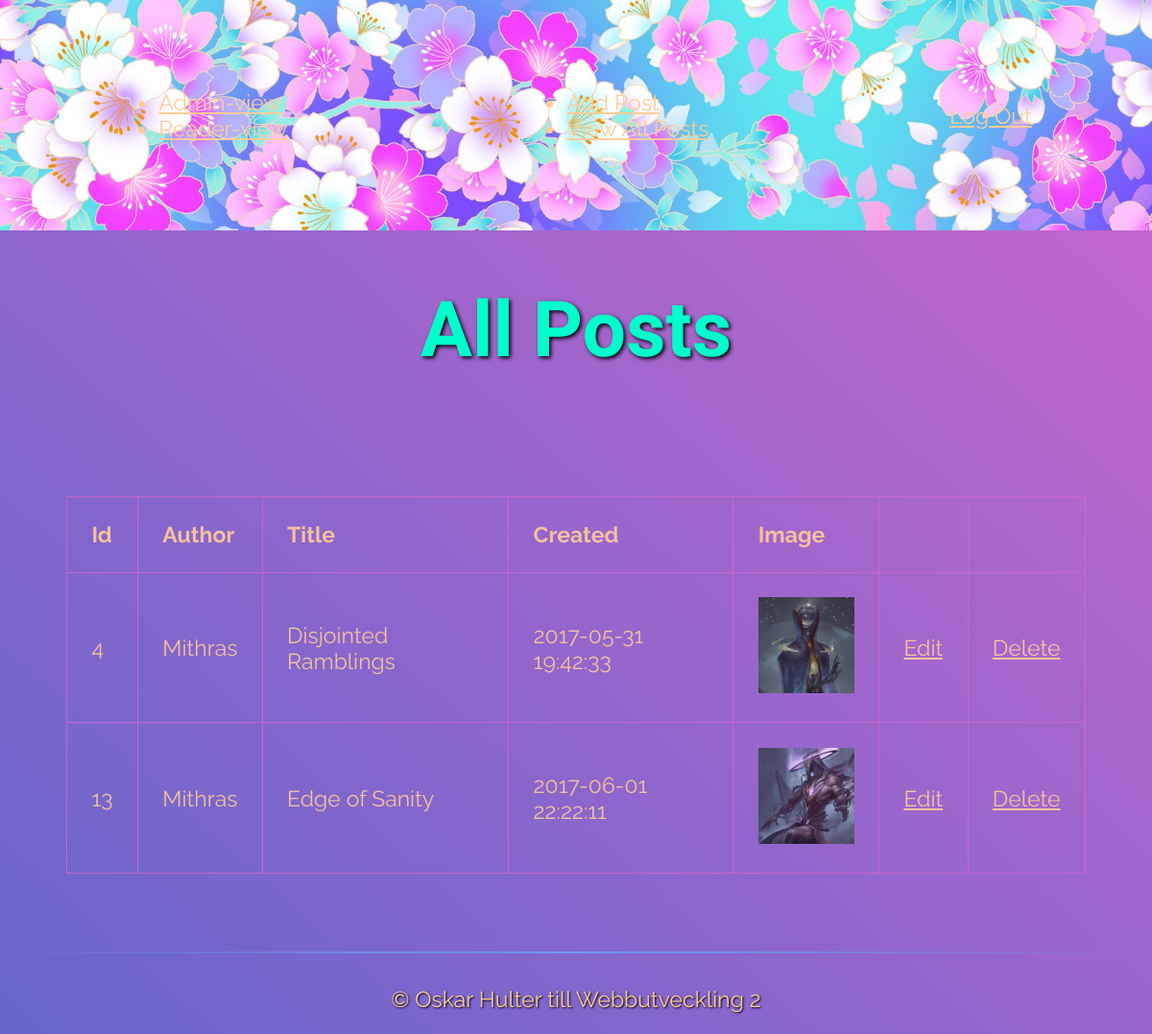
The page /admin/posts.php (signed in) on the database its author committed.
### tables this page shows
CREATE TABLE `post` (
  `id` int(11) NOT NULL,
  `title` varchar(255) NOT NULL,
  `text` text NOT NULL,
  `created` timestamp NOT NULL DEFAULT CURRENT_TIMESTAMP,
  `pageId` int(11) NOT NULL,
  `author` varchar(255) NOT NULL,
  `image` text NOT NULL
);

### admin/functions.php (called while the page is built, shortened)
<?php
function escape($string)
{
    global $connection;
    return mysqli_real_escape_string($connection, trim($string));
}

### admin/includes/view_all_posts.php (the view, shortened to what this page needs)
<div class="content-container">
    <div class="content-box">
        <h1>
            All Posts
        </h1>
    </div>
    <div class="content-box">
        <table>
            <thead>
                <tr>
                    <th>Id</th>
                    <th>Author</th>
                    <th>Title</th>
                    <th>Created</th>
                    <th>Image</th>
                    <th></th>
                    <th></th>
                </tr>
            </thead>
            <tbody>
                <?php
                        $userNameQuery = $_SESSION['username'];
                        $query = "SELECT * FROM post WHERE author = '$userNameQuery'";
                        $select_posts = mysqli_query($connection, $query);
                        while($row = mysqli_fetch_assoc($select_posts)) {
                            $id = escape($row['id']);
                            $author = escape($row['author']);
                            $title = escape($row['title']);
                            $created = escape($row['created']);
                            $image = escape($row['image']);
                            echo "<tr>";
                            echo "<td>$id</td>";
                            echo "<td>$author</td>";
                            echo "<td>$title</td>";
                            echo "<td>$created</td>";
                            echo "<td><img width='100' src='../img/$image' alt='post image'></td>";
                            echo "<td><a href='posts.php?source=edit_post&p_id={$id}'>Edit</a></td>";
                            echo "<td><a href='posts.php?delete={$id}'>Delete</a></td>";
                            echo "</tr>";
                        }
                    ?>
            </tbody>
        </table>
    </div>
</div>

### admin/includes/header.php (shortened to what this page needs)
<?php include "../includes/db.php" ?>
<?php include "functions.php" ?>
<!DOCTYPE html>
<html lang="en">
<head>
    <link href="css/style.css" rel="stylesheet">
</head>
<body>

### admin/includes/navigation.php
<nav>
    <div class="nav-container">
            <div class="nav-box">
                <ul>
                    <li><a href="index.php">Admin-view</a></li>
                    <li><a href="../index.php">Reader-view</a></li>
                </ul>
            </div>
            <div class="nav-box">
                <ul>
                    <li><a href="posts.php?source=add_post">Add Post</a></li>
                    <li><a href="./posts.php">View All Posts</a></li>
                </ul>
            </div>
            <div class="nav-box">
                    <a href="../includes/logout.php"> Log Out </a>
            </div>
    </div>
</nav>

### admin/posts.php (shortened to what this page needs)
<?php include "includes/header.php" ?>
<?php include "includes/navigation.php" ?>
            <?php
            if (isset($_GET['source'])) {
                $source = escape($_GET['source']);
            } else {
                $source = '';
            }
            switch ($source) {
                default;
                    include "includes/view_all_posts.php";
                    break;
            }
            ?>
<?php include "includes/footer.php";

### admin/includes/footer.php
        <footer>
            <hr>
            <div class="content-container">
                <div class="content-box">
                    <p>&copy; Oskar Hulter till Webbutveckling 2</p>
                </div>
            </div>
        </footer>
</body>
</html>

### admin/css/style.css (style rules this page uses)
html, body { background: linear-gradient(to top right, #6666CC, #CC66CC); font-size: 1.2em; margin: 0; padding: 0; color: #FFCC99; font-family: 'Raleway', sans-serif; }
p { text-shadow: 1px 1px 2px #000000; }
h1 { font-family: 'Cutive', serif; color: #00FFCC; text-shadow: 2px 2px 4px #000000; font-size:3.5em; text-decoration:none; margin:0.7em; }
a { color: inherit; }
ul { color: #FFCC99; display: flex; flex-direction: column; flex-wrap: wrap; }
table, th, td { padding: 1.1em; text-align: left; border: 1px solid #CC66CC; border-collapse: collapse; opacity: 0.95; margin:3em; }
hr { border: 0; height: 2px; background-image: linear-gradient(to right, rgba(0, 0, 0, 0), #6C9AF6, rgba(0, 0, 0, 0)); }
.nav-container { background-image: url("../img/prettyflowerpattern.jpg"); background-size: cover; height: 30vh; max-width: 100%; background-repeat: no-repeat; display: flex; justify-content: space-around; align-items: center; flex-wrap: wrap; }
.nav-box { display: flex; margin: 0.5em 0.25em 0.5em 0.25em; }
.content-container { display: flex; text-align: center; justify-content: center; flex-direction: column; }
.content-box { display:flex; justify-content: center; }

### rows shown on the page
post: id "4", author "Mithras", title "Disjointed Ramblings", created "2017-05-31 19:42:33", image (picture)
post: id "13", author "Mithras", title "Edge of Sanity", created "2017-06-01 22:22:11", image (picture)
